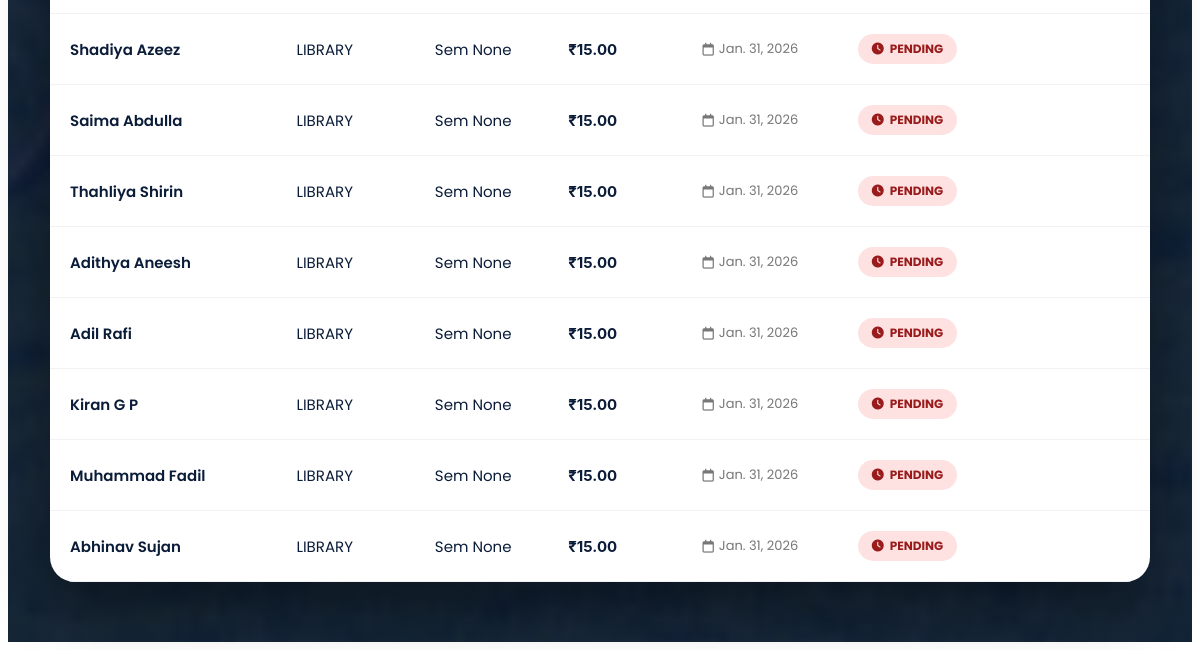
/fees/list/ (lower part), run on an earlier commit of the app's database.
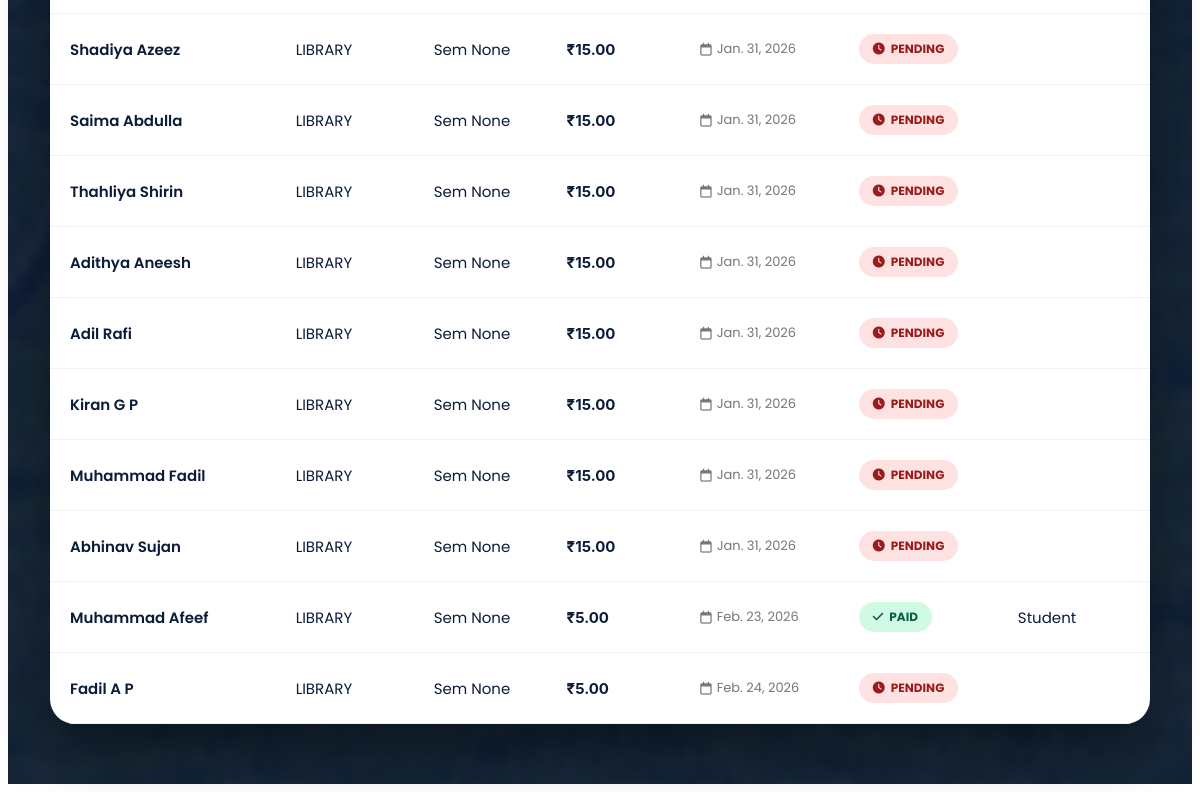
And on a later commit of the database.
### fees/models.py (models this page shows)
class Fee(models.Model):
    PAID_BY_CHOICES = [
        ('student', 'Student'),
        ('parent', 'Parent'),
        ('teacher', 'Teacher'),
    ]
    issue = models.ForeignKey(
        Issue,
        on_delete=models.CASCADE,
        null=True,
        blank=True,
        related_name="fees"
    )
    user = models.ForeignKey(
        User,
        on_delete=models.CASCADE,
        related_name="fees",blank=True,null=True
    )
    student = models.ForeignKey(
        Student,
        on_delete=models.CASCADE,
        null=True,
        blank=True
    )
    fee_type = models.CharField(max_length=50)
    semester = models.PositiveIntegerField(
        choices=Student.SEMESTER_CHOICES,
        null=True,
        blank=True
    )
    amount = models.DecimalField(max_digits=8, decimal_places=2)
    due_date = models.DateField()
    is_paid = models.BooleanField(default=False)
    paid_by = models.CharField(
        max_length=10,
        choices=PAID_BY_CHOICES,
        null=True,
        blank=True
    )
    paypal_order_id = models.CharField(max_length=255, blank=True, null=True)
    paid_on = models.DateTimeField(null=True, blank=True)
    created_at = models.DateTimeField(auto_now_add=True)

### students/models.py (models this page shows, shortened)
class Student(models.Model):
    COURSE_CHOICES = (
        ('BCA', 'BCA'),
        ('BSC_CS', 'BSc Computer Science'),
        ('BSC_IT', 'BSc Information Technology'),
        ('BCOM', 'BCom'),
        ('BA', 'BA'),
    )
    user = models.OneToOneField(
        User,
        on_delete=models.CASCADE,
        related_name='student_profile',blank=True,null=True
    )
    course = models.CharField(max_length=20, choices=COURSE_CHOICES)
    SEMESTER_CHOICES = [
    (1, '1st Semester'),
    (2, '2nd Semester'),
    (3, '3rd Semester'),
    (4, '4th Semester'),
    (5, '5th Semester'),
    (6, '6th Semester'),
    ]
    semester = models.PositiveIntegerField(
        choices=SEMESTER_CHOICES,
        default=1
    )
    parent = models.OneToOneField(
        User,
        on_delete=models.CASCADE,
        related_name='parent_student',
        null=True,
        blank=True
    )
    first_name = models.CharField(max_length=50,blank=True)   # Student first name
    last_name = models.CharField(max_length=50,blank=True)    # Student last name
    father_name = models.CharField(max_length=100,blank=True)
    mother_name = models.CharField(max_length=100,blank=True)
    register_number = models.CharField(
        max_length=20,
        unique=True,blank=True
    )
    date_of_birth = models.DateField()
    profile_photo = models.ImageField(
        upload_to='student_profiles/',
        blank=True,
        null=True
    )
    parent_email = models.EmailField(blank=True, null=True)
    otp = models.CharField(max_length=6, blank=True, null=True)  # store OTP
    otp_created_at = models.DateTimeField(blank=True, null=True)  # store OTP timestamp

### fees/views.py (the view)
# urls.py: path('list/', views.fee_list, name='fee_list'),
def fee_list(request):
    from .models import Fee
    fees = Fee.objects.all()
    return render(request, 'fees/fee_list.html', {'fees': fees})

### notifications/context_processors.py (called while the page is built)
def notification_count(request):
    if request.user.is_authenticated:
        count = Notification.objects.filter(
            recipient=request.user,
            is_read=False
        ).count()
    else:
        count = 0
    return {
        'unread_notification_count': count
    }

### templates/fees/fee_list.html (shortened to what this page needs)
{% extends "base.html" %}
{% load static %}
{% block content %}
<link rel="stylesheet" href="https://cdnjs.cloudflare.com/ajax/libs/font-awesome/6.5.1/css/all.min.css"/>
<div class="fees-wrapper">
    <div class="container">
        <div class="fees-card">
            <div class="table-container">
                <table class="fees-table">
                    <tbody>
                        {% for fee in fees %}
                        <tr>
                            <td data-label="Student" class="student-name">
                                {{ fee.student.first_name }} {{ fee.student.last_name }}
                            </td>
                            <td data-label="Fee Type">{{ fee.fee_type }}</td>
                            <td data-label="Semester">Sem {{ fee.semester }}</td>
                            <td data-label="Amount" class="amount-text">₹{{ fee.amount }}</td>
                            <td data-label="Due Date">
                                <span class="due-date">
                                    <i class="fa-regular fa-calendar"></i> {{ fee.due_date }}
                                </span>
                            </td>
                            <td data-label="Status">
                                {% if fee.is_paid %}
                                    <span class="badge badge-paid">
                                        <i class="fa-solid fa-check"></i> Paid
                                    </span>
                                {% else %}
                                    <span class="badge badge-unpaid">
                                        <i class="fa-solid fa-clock"></i> Pending
                                    </span>
                                {% endif %}
                            </td>
                            <td>
    {% if fee.paid_by == 'parent' %}
        Parent
    {% elif fee.paid_by == 'student' %}
        Student
    {% endif %}
</td>
                        </tr>
                        {% endfor %}
                    </tbody>
                </table>
            </div>
        </div>
    </div>
</div>
{% endblock %}

What changed in the data, as far as the page shows it:
added Fee: student.first_name "Muhammad", student.last_name "Afeef", fee_type "LIBRARY", semester "None", amount "5.00", due_date "Feb. 23, 2026", is_paid True (drawn), paid_by "Student"
added Fee: student.first_name "Fadil", student.last_name "A P", fee_type "LIBRARY", semester "None", amount "5.00", due_date "Feb. 24, 2026", is_paid False (drawn)
